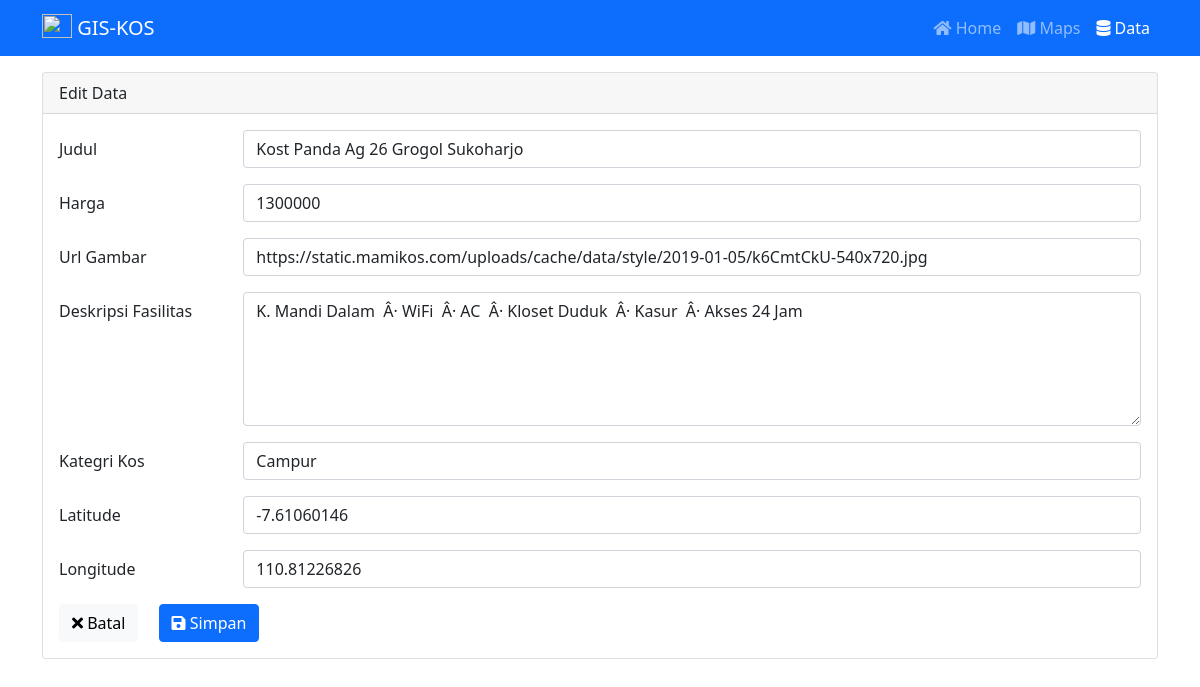
/input.php?id=4, run on the app's committed database.
### tables this page shows
CREATE TABLE `maps` (
  `id` int(11) NOT NULL,
  `judul` varchar(156) NOT NULL,
  `harga` varchar(156) NOT NULL,
  `url` varchar(256) NOT NULL,
  `deskripsi` text NOT NULL,
  `kategori` varchar(156) NOT NULL,
  `latitude` decimal(10,8) NOT NULL,
  `longitude` decimal(11,8) NOT NULL
);

### models/DataModel.php (called while the page is built, shortened)
<?php
function result($query)
{
    global $link;
    $result = mysqli_query($link, $query) or die(mysqli_error($link));
    return $result;
}
function getById($id)
{
    $query = "SELECT * FROM maps WHERE id = $id";
    return result($query);
}

### input.php (the view, shortened to what this page needs)
<?php
require_once 'models/DataModel.php';
require_once 'template/header.php';
?>
<?php
if (isset($_GET['id'])) {
    $title = "Edit";
    $id = $_GET['id'];
    $row = mysqli_fetch_array(getById($id));
}
?>
<div class="container mt-3">
    <div class="card">
        <div class="card-header">
            <?= $title ?> Data
        </div>
        <div class="card-body">
            <form method="post">
                <div class="mb-3 row">
                    <label for="title" class="col-sm-2 col-form-label">Judul</label>
                    <div class="col-sm-10">
                        <input type="text" class="form-control" id="title" name="judul" required value="<?= @$row['judul'] ?>">
                    </div>
                </div>
                <div class="mb-3 row">
                    <label for="harga" class="col-sm-2 col-form-label">Harga</label>
                    <div class="col-sm-10">
                        <input type="number" class="form-control" id="harga" placeholder="Masukan harga per bulan" name="harga" required value="<?= @$row['harga'] ?>">
                    </div>
                </div>
                <div class="mb-3 row">
                    <label for="Url" class="col-sm-2 col-form-label">Url Gambar</label>
                    <div class="col-sm-10">
                        <input type="text" class="form-control" id="Url" name="url" required value="<?= @$row['url'] ?>">
                    </div>
                </div>
                <div class="mb-3 row">
                    <label for="Desc" class="col-sm-2 col-form-label">Deskripsi Fasilitas</label>
                    <div class="col-sm-10">
                        <textarea class="form-control" name="deskripsi" id="Desc" rows="5" required><?= @$row['deskripsi'] ?></textarea>
                    </div>
                </div>
                <div class="mb-3 row">
                    <label for="kategri" class="col-sm-2 col-form-label">Kategri Kos</label>
                    <div class="col-sm-10">
                        <select name="kategori" id="kategri" class="form-control" required>
                            <option <?= @$row['kategori'] == "3" ? "selected" : "" ?> value="3">Campur</option>
                        </select>
                    </div>
                </div>
                <div class="mb-3 row">
                    <label for="Latitude" class="col-sm-2 col-form-label">Latitude</label>
                    <div class="col-sm-10">
                        <input type="number" class="form-control" id="latitude" name="latitude" required step=any value="<?= @$row['latitude'] ?>">
                    </div>
                </div>
                <div class="mb-3 row">
                    <label for="longitude" class="col-sm-2 col-form-label">Longitude</label>
                    <div class="col-sm-10">
                        <input type="number" class="form-control" id="longitude" name="longitude" required step=any value="<?= @$row['longitude'] ?>">
                    </div>
                </div>
                <a href="data.php" class="btn btn-light me-3"><i class="fa fa-times"></i> Batal</a>
                <button name="simpan" type="submit" href="#" class="btn btn-primary"><i class="fa fa-save"></i> Simpan</button>
            </form>
        </div>
    </div>
</div>
<?php require_once 'template/footer.php' ?>

### data on the page
maps: judul "Kost Panda Ag 26 Grogol Sukoharjo", harga "1300000", url "https://static.mamikos.com/uploads/cache/data/style/2019-01-05/k6CmtCkU-540x720.jpg", deskripsi "K. Mandi Dalam Â· WiFi Â· AC Â· Kloset Duduk Â· Kasur Â· Akses 24 Jam", kategori "Campur", latitude "-7.61060146", longitude "110.81226826"

### other printed values
$title "Edit"
